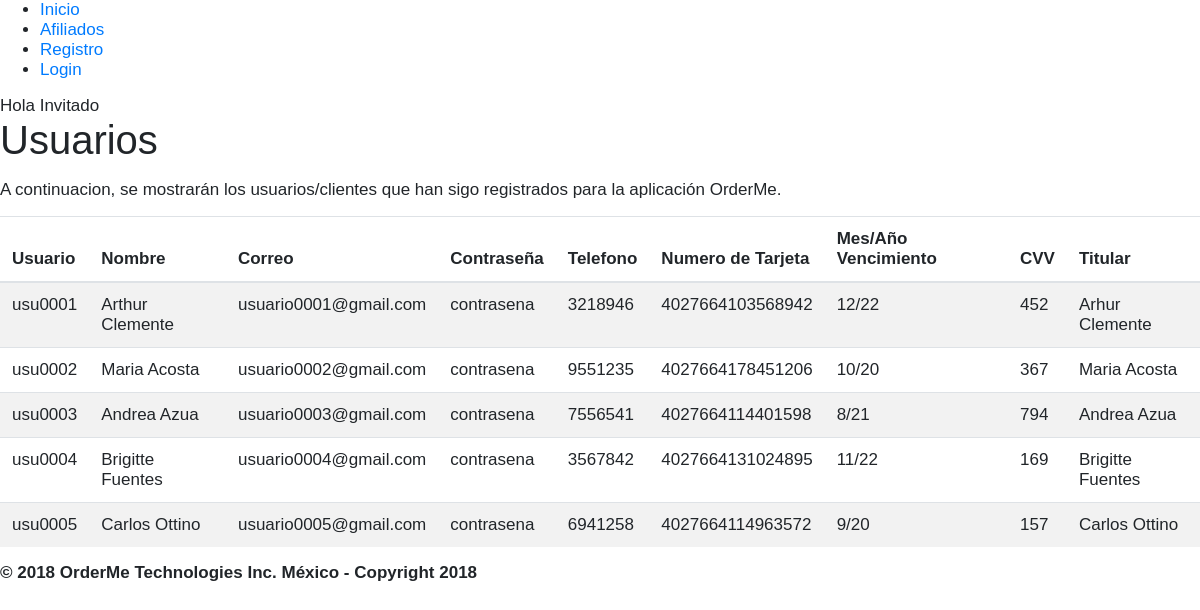
Screenshot of /usuario.php with the database file from the repository.
### tables this page shows
create table Usuario(
	id_usuario varchar(7),
    nombre varchar(40) not null,
    correo varchar(40) not null,
    contrasena varchar(10) not null,
    telefono varchar(10) not null,
    num_tarjeta varchar(16) not null,
    mes_vencimiento int(2) not null,
    anio_vencimiento int(2) not null,
    cvv int(3) not null,
    titular varchar(40) not null,
    constraint pk_usuario primary key(id_usuario)
);

### usuario.php (the view, shortened to what this page needs)
<!DOCTYPE html>
<html>
<head>
  <?php include('includes/links.php'); ?>
</head>
<?php
  include('includes/global.php');
?>
<body>
<div class="contenedor">
  <h1 class="courgete">Usuarios</h1>
  <p class="centrado">A continuacion, se mostrarán los usuarios/clientes que han sigo registrados para la aplicación OrderMe.</p>
  <div class="table-responsive">
    <table class="table table-striped">
        <thead>
          <tr>
            <th>Usuario</th>
            <th>Nombre</th>
            <th>Correo</th>
            <th>Contraseña</th>
            <th>Telefono</th>
            <th>Numero de Tarjeta</th>
            <th>Mes/Año Vencimiento</th>
            <th>CVV</th>
            <th>Titular</th>
          </tr>
        </thead>
        <tbody>
          <?php
            include('connectmysql.php');
            $sqldata= mysqli_query($dbcon,"call VerUsuario()");
            while($row=mysqli_fetch_array($sqldata,MYSQLI_NUM)){
              echo "<tr><td>";
              echo utf8_encode($row[0]);
              echo "</td><td>";
              echo utf8_encode($row[1]);
              echo "</td><td>";
              echo utf8_encode($row[2]);
              echo "</td><td>";
              echo utf8_encode($row[3]);
              echo "</td><td>";
              echo utf8_encode($row[4]);
              echo "</td><td>";
              echo utf8_encode($row[5]);
              echo "</td><td>";
              echo utf8_encode($row[6]).'/'.utf8_encode($row[7]);
              echo "</td><td>";
              echo utf8_encode($row[8]);
              echo "</td><td>";
              echo utf8_encode($row[9]);
              echo "</td>";
            }
          ?>
        </tbody>
      </table>
  </div>
</div>
</body>
</html>

### comun/css/estilos.css (style rules this page uses)
body { font: 100% sans-serif; font-size: 1.0625em; }
p { width: 80%; }

### rows the page displays
usuario: id_usuario "usu0001", nombre "Arthur Clemente", correo "usuario0001@gmail.com", contrasena "contrasena", telefono "3218946", num_tarjeta "4027664103568942", mes_vencimiento "12", anio_vencimiento "22", cvv "452", titular "Arhur Clemente"
usuario: id_usuario "usu0002", nombre "Maria Acosta", correo "usuario0002@gmail.com", contrasena "contrasena", telefono "9551235", num_tarjeta "4027664178451206", mes_vencimiento "10", anio_vencimiento "20", cvv "367", titular "Maria Acosta"
usuario: id_usuario "usu0003", nombre "Andrea Azua", correo "usuario0003@gmail.com", contrasena "contrasena", telefono "7556541", num_tarjeta "4027664114401598", mes_vencimiento "8", anio_vencimiento "21", cvv "794", titular "Andrea Azua"
usuario: id_usuario "usu0004", nombre "Brigitte Fuentes", correo "usuario0004@gmail.com", contrasena "contrasena", telefono "3567842", num_tarjeta "4027664131024895", mes_vencimiento "11", anio_vencimiento "22", cvv "169", titular "Brigitte Fuentes"
usuario: id_usuario "usu0005", nombre "Carlos Ottino", correo "usuario0005@gmail.com", contrasena "contrasena", telefono "6941258", num_tarjeta "4027664114963572", mes_vencimiento "9", anio_vencimiento "20", cvv "157", titular "Carlos Ottino"
